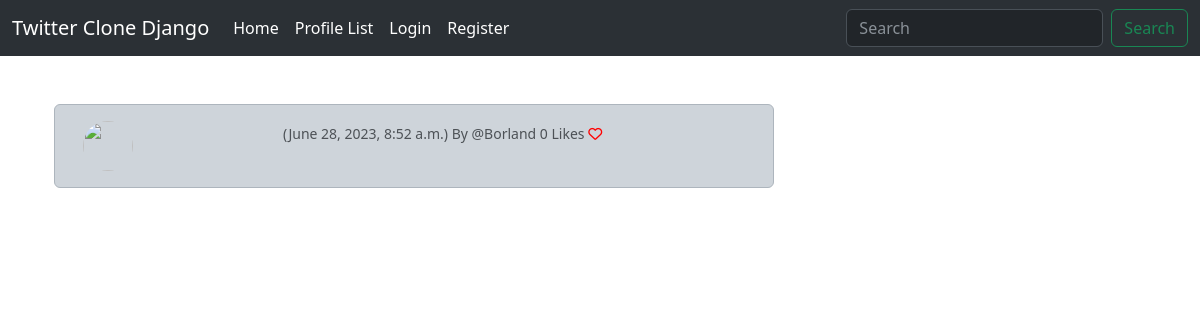
The page /tweet_show/2 on the database its author committed.
### twitter/models.py (models this page shows, shortened)
class Tweet(models.Model):
    user = models.ForeignKey(User, related_name='tweets', on_delete=models.DO_NOTHING)
    body = models.CharField(max_length=200)
    created_at = models.DateTimeField(auto_now_add=True)
    likes = models.ManyToManyField(User, related_name="tweet_like", blank=True)
    def number_of_likes(self):
        return self.likes.count()

### twitter/views.py (the view)
# urls.py: path('tweet_show/<int:pk>', views.tweet_show, name='tweet_show'),
def tweet_show(request, pk):
    tweet = get_object_or_404(Tweet, id=pk)
    if tweet:
        return render(request,"show_tweet.html", {'tweet': tweet})
    else:
        message.success(request, ("That tweet doesn't exist"))
        return redirect('home')

### templates/show_tweet.html
{% extends 'base.html' %}
{% load static %}
{% block content %}
    <div class="container text-center">
        <div class="row">
            <div class="col-8">
    <br>
                <div class="alert alert-dark" role="alert">
    <div class="container">
            <div class="row">
                     <div class="col-1">
                         {% if tweet.user.profile.profile_image %}
                            <img src="{{ tweet.user.profile.profile_image.url }}"  width=50 height=50 class="round-circle" alt="{{ profile.user.username }}">
                             {% else %}
                                <img src="{% static 'images/default_profile_pic.png' %}" width=50 height=50 class="rounded-circle" alt="{{ profile.user.username }}">
                             {% endif %}
                     </div>
                    <div class="col-11"
                      {{ tweet.body }} <br>
                      <small class="text-muted">
                       ({{ tweet.created_at }}) By
                       @{{ tweet.user.username }}
                        {{ tweet.number_of_likes }} Likes
                          {% if user in tweet.likes.all %}
                            <a href="{% url 'tweet_like' tweet.id %}">
                                <i class="fa-solid fa-heart" style="color:red"></i></a>
                          {% else %}
                            <a href="{% url 'tweet_like' tweet.id %}">
                                <i class="fa fa-heart-o" style="color:red"></i></a>
                          {% endif %}
                    </small>
                        </div><br> <br>
                                    </div>
                        </div>
            </div>
</div>
<div class="col-4">
        <br><br><br>
</div>
{% endblock %}

### rows shown on the page
Tweet: created_at "June 28, 2023, 8:52 a.m.", user.username "Borland", number_of_likes "0"
